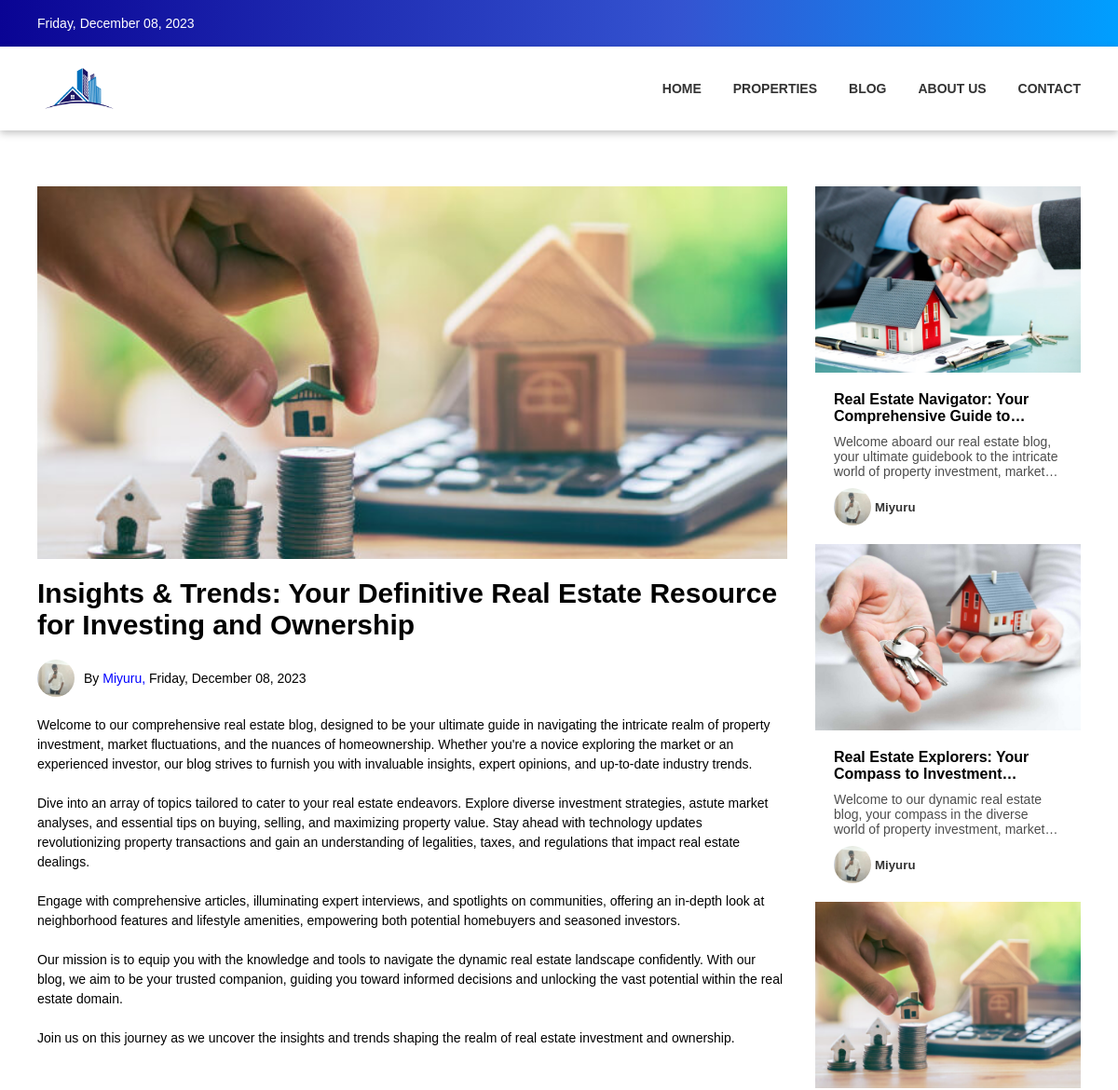
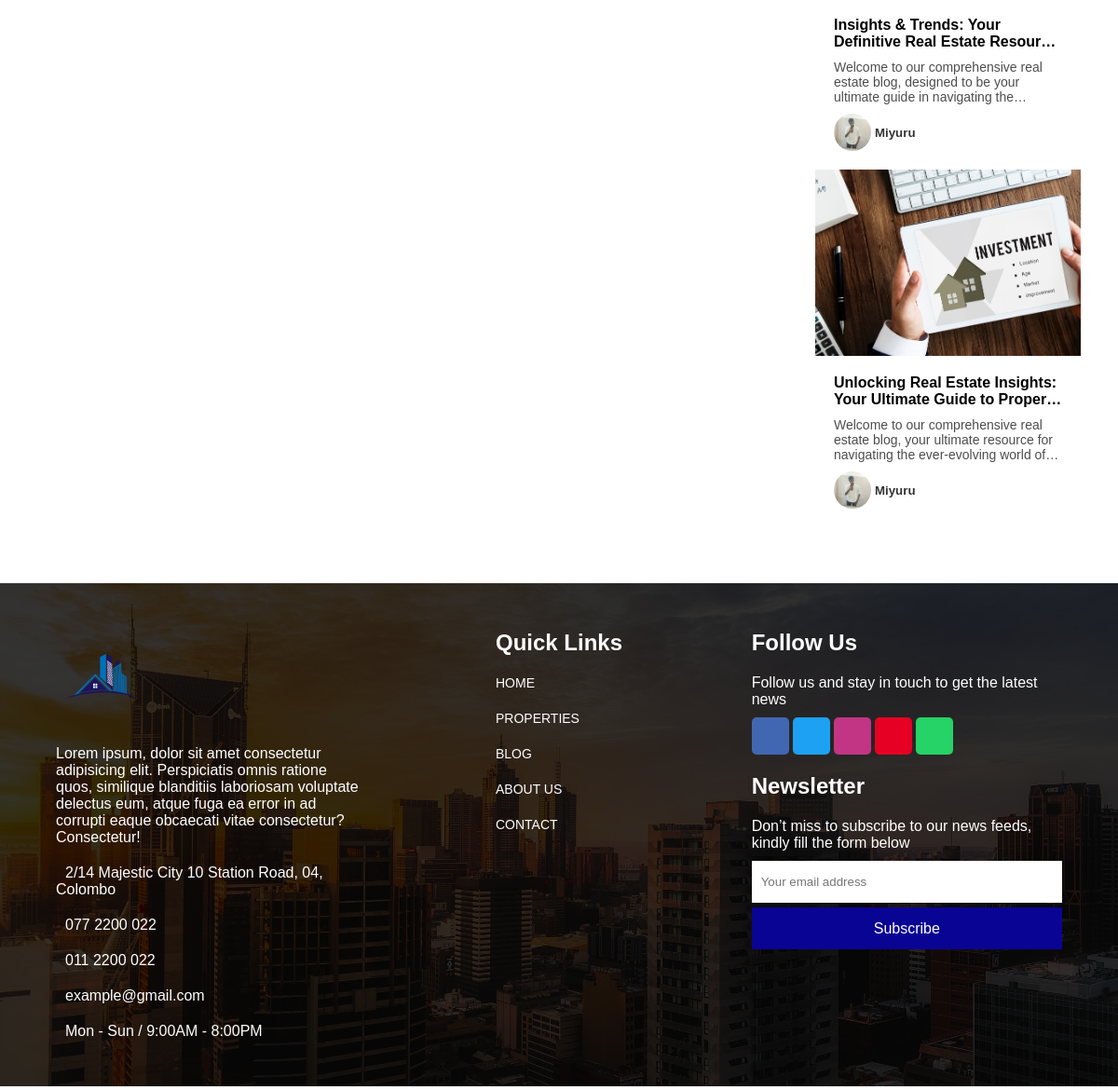
Screenshot of /blog-view.php?id=2 with the database file from the repository (2 pictures, top to bottom).
### tables this page shows
CREATE TABLE `blog` (
  `blog_id` int(50) NOT NULL,
  `blog_title` varchar(100) NOT NULL,
  `description` text NOT NULL,
  `writer` varchar(50) NOT NULL,
  `date` varchar(50) NOT NULL,
  `image_url` varchar(255) NOT NULL,
  `writer_image_url` varchar(255) NOT NULL
);

### blog-view.php (the view, shortened to what this page needs)
<!DOCTYPE html>
<html lang="en">
<?php
include "./backend/database.php";
$blog_id = "";
if (isset($_GET['id'])) {
    if($_GET['id'] !== ""){
        $blog_id = $_GET['id'];
    }else{
        header("Location: blog.php");
    }
} else {
    header("Location: blog.php");
}
$sql1 = "SELECT * FROM `blog` WHERE blog_id = $blog_id";
$result = $conn->query($sql1);
if ($result->num_rows > 0) {
    while ($row = $result->fetch_assoc()) {
        $blog_title = $row["blog_title"];
        $description = $row["description"];
        $writer = $row["writer"];
        $image_url = $row["image_url"];
        $writer_image_url = $row["writer_image_url"];
    }
}
?>
<head>
    <link rel="stylesheet" href="./components/style/nav-1.css">
    <link rel="stylesheet" href="./components/style/nav-2.css">
    <link rel="stylesheet" href="./components/style/footer.css">
    <link rel="stylesheet" href="./components/style/header.css">
    <link rel="stylesheet" href="./components/style/blog-card.css">
    <link rel="stylesheet" href="./components/style/blog-view.css">
    <link rel="stylesheet" href="style.css">
    <link href="https://cdn.jsdelivr.net/npm/remixicon@3.6.0/fonts/remixicon.css" rel="stylesheet">
</head>
<body>
    <div class="container">
        <nav>
            <?php
            include "./components/nav-1.php";
            ?>
        </nav>
        <nav>
            <?php
            include "./components/nav-2.php";
            ?>
        </nav>
        <section>
            <div class="blog-content">
                <div class="box">
                    <div class="blog-view">
                        <div class="blog-view-content-1">
                            <div class="blog-view-header">
                                <img src="<?php
                                            if (isset($image_url)) {
                                                echo $image_url;
                                            }
                                            ?>" alt="">
                            </div>
                            <h1>
                                <?php
                                if (isset($blog_title)) {
                                    echo $blog_title;
                                }
                                ?>
                            </h1>
                            <div class="blog-view-writer">
                                <img src="<?php
                                            if (isset($writer_image_url)) {
                                                echo $writer_image_url;
                                            }
                                            ?>" alt="">
                                <div>
                                    <p>By <span><?php
                                                if (isset($writer)) {
                                                    echo $writer;
                                                }
                                                ?>,</span>
                                        <?php
                                        if (isset($date)) {
                                            echo $date;
                                        }
                                        ?></p>
                                </div>
                            </div>
                            <p>
                                <?php
                                if (isset($description)) {
                                    echo $description;
                                }
                                ?>
                            </p>
                        </div>
                        <div class="blog-view-content-2">
                            <?php
                            $sql2 = "SELECT * FROM `blog` ORDER BY `blog_id` DESC LIMIT 6";
                            $result2 = $conn->query($sql2);
                            if ($result2->num_rows > 0) {
                                while ($row = $result2->fetch_assoc()) {
                                    $blog_id = $row["blog_id"];
                                    $blog_title = $row["blog_title"];
                                    $description = $row["description"];
                                    $writer = $row["writer"];
                                    $image_url = $row["image_url"];
                                    $writer_image_url = $row["writer_image_url"];
                                    echo '
                                <a href="blog-view.php?id=' . $blog_id . '" class="blog-card">
                                    <div class="blog-card-header">
                                        <img src="' . $image_url . '" class="blog-card-header-image" alt="">
                                    </div>
                                    <div class="blog-card-details">
                                        <h2>' . $blog_title . '</h2>
                                        <p>
                                            ' . $description . '
                                        </p>
                                        <div class="blog-writer">
                                            <div class="blog-writer-content-1">
                                                <img src="' . $writer_image_url . '" alt="">
                                                <h5>' . $writer . '</h5>
                                            </div>
                                        </div>
                                    </div>
                                </a>
                                ';
                                }
                            }
                            ?>
                        </div>
                    </div>
                </div>
            </div>
        </section>
        <footer>
            <?php
            include "./components/footer.php"
            ?>
        </footer>
    </div>
</body>
</html>

### components/style/nav-1.css (style rules this page uses)
nav:nth-child(1) { width: 100%; background: linear-gradient(90deg, #0a0494 0%, #3454d1 61%, #009fff 100%); }

### components/style/nav-2.css (style rules this page uses)
nav:nth-child(2) { width: 100%; background-color: rgb(255, 255, 255); box-shadow: rgba(0, 0, 0, 0.24) 0px 3px 8px; position: sticky; top: 0; z-index: 5; }

### components/style/footer.css (style rules this page uses)
footer { width: 100%; background-color: rgb(255, 255, 255); position: relative; }

### components/style/blog-card.css (style rules this page uses)
.blog-card { background-color: rgb(255, 255, 255); user-select: none; cursor: pointer; box-shadow: rgba(67, 71, 85, 0.27) 0px 0px 0.25em, rgba(90, 125, 188, 0.05) 0px 0.25em 1em; transition: .1s linear all; overflow: hidden; }
.blog-card-header { width: 100%; height: 200px; overflow: hidden; }
.blog-card .blog-card-header-image { width: 100%; height: 200px; object-fit: cover; transition: .5s ease all; }
.blog-card-details { width: calc(100% - 40px); padding: 20px; }
.blog-card-details h2 { font-family: sans-serif; color: black; font-size: 16px; overflow: hidden; text-overflow: ellipsis; display: -webkit-box; -webkit-line-clamp: 2; -webkit-box-orient: vertical; }
.blog-card-details p { font-family: sans-serif; color: rgba(0, 0, 0, 0.7); font-size: 14px; margin-top: 10px; overflow: hidden; text-overflow: ellipsis; display: -webkit-box; -webkit-line-clamp: 3; -webkit-box-orient: vertical; }
.blog-writer { width: calc(100%); margin-top: 10px; display: flex; }
.blog-writer-content-1 { width: 100%; display: flex; align-items: center; }
.blog-writer-content-1 img { width: 40px; height: 40px; object-fit: cover; border-radius: 50%; }
.blog-writer-content-1 h5 { font-family: sans-serif; display: block; margin: 0; margin-left: 4px; color: rgba(0, 0, 0, 0.8); font-style: 14px !important; }

### components/style/blog-view.css (style rules this page uses)
.blog-view { width: 100%; margin-top: 60px; display: flex; }
.blog-view-content-1 { width: calc((100% - 300px) - 15px); }
.blog-view-content-2 { width: calc(300px - 15px); margin-left: 30px; }
.blog-view-header { width: 100%; height: 400px; background-color: green; }
.blog-view-header img { width: 100%; height: 100%; object-fit: cover; }
.blog-view-content-1 h1 { margin-top: 20px; font-family: sans-serif; font-size: 30px; }
.blog-view-content-1 p { font-family: sans-serif; margin-top: 20px; font-size: 14px; line-height: 1.5; }
.blog-view-writer { width: 100%; margin-top: 20px; display: flex; align-items: center; }
.blog-view-writer img { width: 40px; height: 40px; border-radius: 50%; object-fit: cover; }
.blog-view-writer p { font-family: sans-serif; font-size: 14px; margin: 0; margin-left: 10px; }
.blog-view-writer span { font-family: sans-serif; color: blue; }

### style.css (style rules this page uses)
* { margin: 0; padding: 0; user-select: none; }
a { text-decoration: none; }
.box { width: 1200px; margin: auto; }
@media (max-width:1240px) { .box { width: calc(100% - 80px); } }
.container { width: 100%; }
section { min-height: calc(100vh - 120px); padding: 0 0 60px 0; }

### rows the page displays
blog: image_url (picture), blog_title "Insights & Trends: Your Definitive Real Estate Resource for Investing and Ownership", writer_image_url (picture), writer "Miyuru", description "Welcome to our comprehensive real estate blog, designed to be your ultimate guide in navigating the intricate realm of property investment, market fluctuations, and the nuances of homeownership. Whether you're a novice exploring the market or an experienced investor, our blog strives to furnish you with invaluable insights, expert opinions, and up-to-date industry trends. Dive into an array of topics tailored to cater to your real estate endeavors. Explore diverse investment strategies, astute market analyses, and essential tips on buying, selling, and maximizing property value. Stay ahead with technology updates revolutionizing property transactions and gain an understanding of legalities,…", blog_title "Insights & Trends: Your Definitive Real Estate…", description "Welcome to our comprehensive real estate blog, designed to be your ultimate guide in navigating…"
blog: image_url (picture), blog_title "Real Estate Navigator: Your Comprehensive Guide…", description "Welcome aboard our real estate blog, your ultimate guidebook to the intricate world of property investment,…", writer_image_url (picture), writer "Miyuru"
blog: image_url (picture), blog_title "Real Estate Explorers: Your Compass to…", description "Welcome to our dynamic real estate blog, your compass in the diverse world of property investment,…", writer_image_url (picture), writer "Miyuru"
blog: image_url (picture), blog_title "Unlocking Real Estate Insights: Your Ultimate Guide to…", description "Welcome to our comprehensive real estate blog, your ultimate resource for navigating the ever-evolving world…", writer_image_url (picture), writer "Miyuru"

### other values shown
$date "Friday, December 08, 2023"
